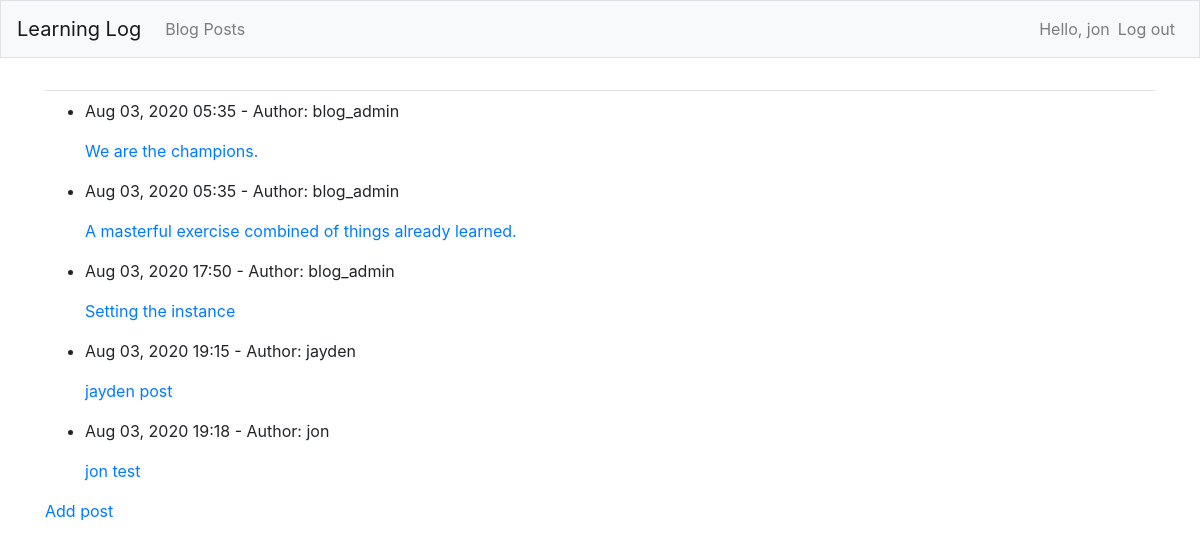
Screenshot of /posts/ (signed in) with the database file from the repository.
### blogs/models.py (models this page shows, shortened)
class BlogPost(models.Model):
    title = models.CharField(max_length=108)
    text = models.TextField(max_length=2064)
    date_added = models.DateTimeField(auto_now_add=True)
    owner = models.ForeignKey(User, on_delete=models.CASCADE)

### blogs/views.py (the view)
# urls.py: path('posts/', views.posts, name='posts'),
def posts(request):
    posts = BlogPost.objects.order_by('date_added')
    context = {'posts': posts}
    return render(request, 'blogs/posts.html', context)

### blogs/templates/blogs/posts.html
{% extends "blogs/base.html" %}
{% block content %}
    {% for post in posts %}
        <ul>
            <li>
                <p>{{ post.date_added|date:'M d, Y H:i' }} - Author: {{ post.owner }}</p>
                <a href="{% url 'blogs:post' post.id %}">{{ post.title|linebreaks }}</a>
            </li>
        </ul>
    {% empty %}
        <p>No posts have been made yet.</p>
    {% endfor %}
    <a href="{% url 'blogs:new_post' %}">Add post</a>
{% endblock content %}

### blogs/templates/blogs/base.html (shortened to what this page needs)
{% load bootstrap4 %}
<!doctype html>
<html lang="en">
    <head>
            {% bootstrap_css %}
    </head>
    <body>
        <nav class="navbar navbar-expand-md navbar-light bg-light mb-4 border">
            <a class="navbar-brand" href="{% url 'blogs:index' %}">
                Learning Log</a>
            <div class="collapse navbar-collapse" id="navbarCollapse">
                <ul class="navbar-nav mr-auto">
                    <li class="nav-item">
                        <a class="nav-link" href="{% url 'blogs:posts' %}">
                            Blog Posts</a></li>
                </ul>
                <ul class="navbar-nav ml-auto">
                    {% if user.is_authenticated %}
                        <li class="nav-item">
                            <span class="navbar-text">Hello, {{ user.username }}</span>
                        </li>
                        <li class="nav-item">
                            <a class="nav-link" href="{% url 'users:logout' %}">Log out</a>
                        </li>
                    {% endif %}
                </ul>
            </div>
        </nav>
        <main role="main" class="container">
            <div class="pb-2 mb-2 border-bottom">
            </div>
            <div>
                {% block content %}{% endblock content %}
            </div>
        </main>
    </body>
</html>

### rows the page displays
BlogPost: date_added "Aug 03, 2020 05:35", owner "blog_admin", title "We are the champions."
BlogPost: date_added "Aug 03, 2020 05:35", owner "blog_admin", title "A masterful exercise combined of things already learned."
BlogPost: date_added "Aug 03, 2020 17:50", owner "blog_admin", title "Setting the instance"
BlogPost: date_added "Aug 03, 2020 19:15", owner "jayden", title "jayden post"
BlogPost: date_added "Aug 03, 2020 19:18", owner "jon", title "jon test"

### other values shown
{{ user.username }} "jon"
